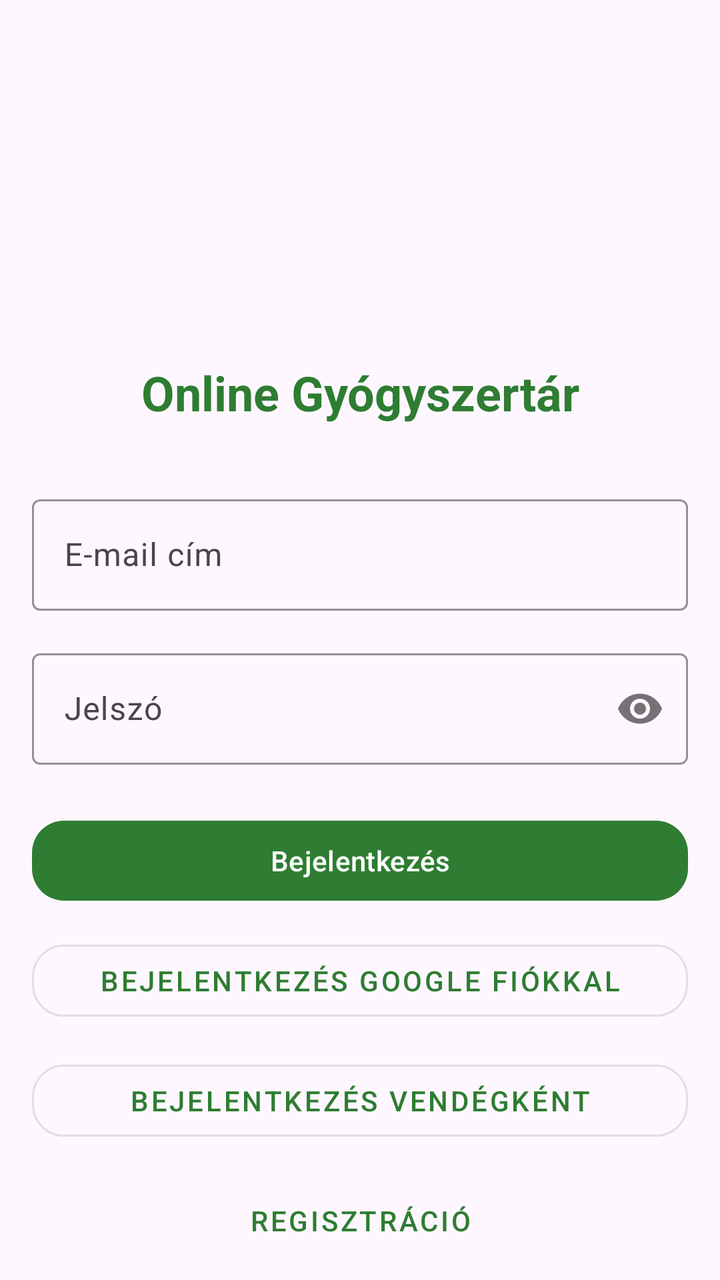
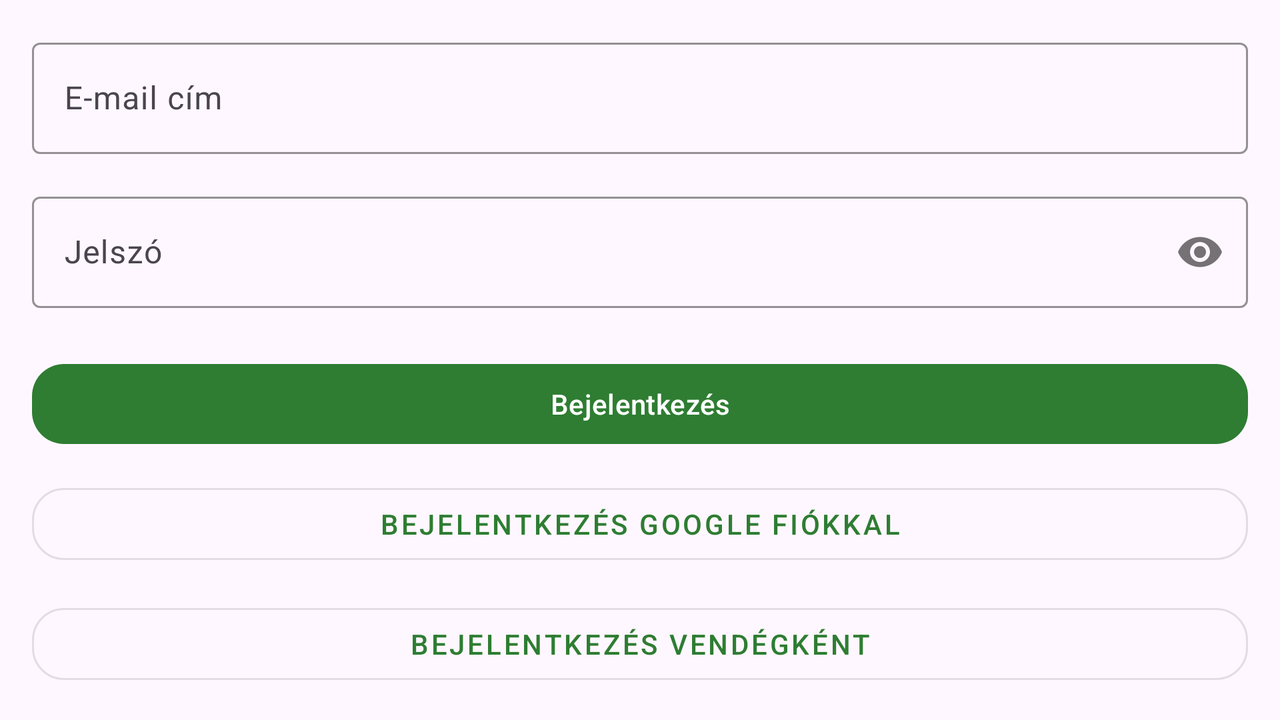

One screen, two layout resources from the same app: the default and the repository's alternative for another configuration. Each is rendered where Android would select it; the XML of both is given below.
<!-- AndroidManifest.xml: application theme Theme.Betaprojekt -->
<!-- res/layout/activity_main.xml -->
<?xml version="1.0" encoding="utf-8"?>
<androidx.constraintlayout.widget.ConstraintLayout xmlns:android="http://schemas.android.com/apk/res/android"
    xmlns:app="http://schemas.android.com/apk/res-auto"
    xmlns:tools="http://schemas.android.com/tools"
    xmlns:material="http://schemas.android.com/apk/res-auto"
    android:id="@+id/main"
    android:layout_width="match_parent"
    android:layout_height="match_parent"
    tools:context=".MainActivity"
    android:padding="16dp">

    <ImageView
        android:id="@+id/logo"
        android:layout_width="100dp"
        android:layout_height="100dp"
        android:src="@drawable/pharmacy"
        android:contentDescription="@string/logo"
        app:layout_constraintTop_toTopOf="parent"
        app:layout_constraintStart_toStartOf="parent"
        app:layout_constraintEnd_toEndOf="parent"
        android:layout_marginTop="48dp"
        android:elevation="4dp"
        android:scaleType="centerInside" />

    
    <TextView
        android:id="@+id/titleText"
        android:layout_width="wrap_content"
        android:layout_height="wrap_content"
        android:text="@string/cim"
        android:textSize="24sp"
        android:textStyle="bold"
        android:textColor="#2E7D32"
        app:layout_constraintTop_toBottomOf="@id/logo"
        app:layout_constraintStart_toStartOf="parent"
        app:layout_constraintEnd_toEndOf="parent"
        android:layout_marginTop="16dp" />

    <com.google.android.material.textfield.TextInputLayout
        android:id="@+id/inputUsername"
        android:layout_width="0dp"
        android:layout_height="wrap_content"
        android:hint="@string/email"
        app:boxStrokeColor="#2E7D32"
        android:layout_marginTop="32dp"
        app:layout_constraintTop_toBottomOf="@id/titleText"
        app:layout_constraintStart_toStartOf="parent"
        app:layout_constraintEnd_toEndOf="parent">

        <com.google.android.material.textfield.TextInputEditText
            android:id="@+id/EditTextUserName"
            android:layout_width="match_parent"
            android:layout_height="wrap_content"
            android:inputType="textEmailAddress" />
    </com.google.android.material.textfield.TextInputLayout>

    
    <com.google.android.material.textfield.TextInputLayout
        android:id="@+id/inputPassword"
        android:layout_width="0dp"
        android:layout_height="wrap_content"
        android:hint="@string/password"
        app:passwordToggleEnabled="true"
        app:boxStrokeColor="#2E7D32"
        android:layout_marginTop="16dp"
        app:layout_constraintTop_toBottomOf="@id/inputUsername"
        app:layout_constraintStart_toStartOf="parent"
        app:layout_constraintEnd_toEndOf="parent">

        <com.google.android.material.textfield.TextInputEditText
            android:id="@+id/EditTextPassword"
            android:layout_width="match_parent"
            android:layout_height="wrap_content"
            android:inputType="textPassword" />
    </com.google.android.material.textfield.TextInputLayout>

    <com.google.android.material.button.MaterialButton
        android:id="@+id/LoginButton"
        android:layout_width="0dp"
        android:layout_height="wrap_content"
        android:text="@string/login"
        android:onClick="login"
        app:cornerRadius="16dp"
        app:iconTint="@android:color/white"
        android:layout_marginTop="24dp"
        app:backgroundTint="#2E7D32"
        android:textColor="@android:color/white"
        app:layout_constraintTop_toBottomOf="@id/inputPassword"
        app:layout_constraintStart_toStartOf="parent"
        app:layout_constraintEnd_toEndOf="parent" />

    
    <com.google.android.material.button.MaterialButton
        android:id="@+id/loginwithGoogle"
        android:layout_width="0dp"
        android:layout_height="wrap_content"
        android:text="@string/loginwithGoogle"
        android:onClick="loginWithGoogle"
        app:iconPadding="8dp"
        app:cornerRadius="16dp"
        android:textColor="#2E7D32"
        style="@style/Widget.MaterialComponents.Button.OutlinedButton"
        android:layout_marginTop="12dp"
        app:layout_constraintTop_toBottomOf="@id/LoginButton"
        app:layout_constraintStart_toStartOf="parent"
        app:layout_constraintEnd_toEndOf="parent" />

    <com.google.android.material.button.MaterialButton
        android:id="@+id/loginAsGuest"
        android:layout_width="0dp"
        android:layout_height="wrap_content"
        android:text="@string/loginAsGuest"
        android:onClick="loginAsGuest"
        app:cornerRadius="16dp"
        style="@style/Widget.MaterialComponents.Button.OutlinedButton"
        android:textColor="#2E7D32"
        android:layout_marginTop="12dp"
        app:layout_constraintTop_toBottomOf="@id/loginwithGoogle"
        app:layout_constraintStart_toStartOf="parent"
        app:layout_constraintEnd_toEndOf="parent" />

    <com.google.android.material.button.MaterialButton
        android:id="@+id/RegisterButton"
        android:layout_width="0dp"
        android:layout_height="wrap_content"
        android:text="@string/register"
        android:onClick="register"
        app:cornerRadius="16dp"
        style="@style/Widget.MaterialComponents.Button.TextButton"
        android:textColor="#2E7D32"
        android:layout_marginTop="12dp"
        app:layout_constraintTop_toBottomOf="@id/loginAsGuest"
        app:layout_constraintStart_toStartOf="parent"
        app:layout_constraintEnd_toEndOf="parent" />

</androidx.constraintlayout.widget.ConstraintLayout>
<!-- resources referenced by this layout -->
<resources>
  <string name="cim">Online Gyógyszertár</string>
  <string name="email">E-mail cím</string>
  <string name="login">Bejelentkezés</string>
  <string name="loginAsGuest">Bejelentkezés vendégként</string>
  <string name="loginwithGoogle">Bejelentkezés Google fiókkal</string>
  <string name="logo">Gyógyszertár logó</string>
  <string name="password">Jelszó</string>
  <string name="register">Regisztráció</string>
  <style name="Theme.Betaprojekt" parent="Base.Theme.Betaprojekt" />
  <style name="Base.Theme.Betaprojekt" parent="Theme.Material3.DayNight.NoActionBar">
      </style>
</resources>
<!-- res/layout-land/activity_main.xml (the repository's variant of the layout above) -->
<!-- drawn on the phone turned sideways -->
<?xml version="1.0" encoding="utf-8"?>
<androidx.constraintlayout.widget.ConstraintLayout xmlns:android="http://schemas.android.com/apk/res/android"
    xmlns:app="http://schemas.android.com/apk/res-auto"
    xmlns:tools="http://schemas.android.com/tools"
    xmlns:material="http://schemas.android.com/apk/res-auto"
    android:id="@+id/main"
    android:layout_width="match_parent"
    android:layout_height="match_parent"
    tools:context=".MainActivity"
    android:padding="16dp">

    <com.google.android.material.textfield.TextInputLayout
        android:id="@+id/inputUsername"
        android:layout_width="0dp"
        android:layout_height="wrap_content"
        android:hint="@string/email"
        app:boxStrokeColor="#2E7D32"
        android:layout_marginTop="32dp"
        app:layout_constraintStart_toStartOf="parent"
        app:layout_constraintEnd_toEndOf="parent"
        tools:ignore="MissingConstraints">

        <com.google.android.material.textfield.TextInputEditText
            android:id="@+id/EditTextUserName"
            android:layout_width="match_parent"
            android:layout_height="wrap_content"
            android:inputType="textEmailAddress" />
    </com.google.android.material.textfield.TextInputLayout>

    <com.google.android.material.textfield.TextInputLayout
        android:id="@+id/inputPassword"
        android:layout_width="0dp"
        android:layout_height="wrap_content"
        android:hint="@string/password"
        app:passwordToggleEnabled="true"
        app:boxStrokeColor="#2E7D32"
        android:layout_marginTop="16dp"
        app:layout_constraintTop_toBottomOf="@id/inputUsername"
        app:layout_constraintStart_toStartOf="parent"
        app:layout_constraintEnd_toEndOf="parent">

        <com.google.android.material.textfield.TextInputEditText
            android:id="@+id/EditTextPassword"
            android:layout_width="match_parent"
            android:layout_height="wrap_content"
            android:inputType="textPassword" />
    </com.google.android.material.textfield.TextInputLayout>

    <com.google.android.material.button.MaterialButton
        android:id="@+id/LoginButton"
        android:layout_width="0dp"
        android:layout_height="wrap_content"
        android:text="@string/login"
        android:onClick="login"
        app:cornerRadius="16dp"
        app:iconTint="@android:color/white"
        android:layout_marginTop="24dp"
        app:backgroundTint="#2E7D32"
        android:textColor="@android:color/white"
        app:layout_constraintTop_toBottomOf="@id/inputPassword"
        app:layout_constraintStart_toStartOf="parent"
        app:layout_constraintEnd_toEndOf="parent" />

    <com.google.android.material.button.MaterialButton
        android:id="@+id/loginwithGoogle"
        android:layout_width="0dp"
        android:layout_height="wrap_content"
        android:text="@string/loginwithGoogle"
        android:onClick="loginWithGoogle"
        app:iconPadding="8dp"
        app:cornerRadius="16dp"
        android:textColor="#2E7D32"
        style="@style/Widget.MaterialComponents.Button.OutlinedButton"
        android:layout_marginTop="12dp"
        app:layout_constraintTop_toBottomOf="@id/LoginButton"
        app:layout_constraintStart_toStartOf="parent"
        app:layout_constraintEnd_toEndOf="parent" />

    <com.google.android.material.button.MaterialButton
        android:id="@+id/loginAsGuest"
        android:layout_width="0dp"
        android:layout_height="wrap_content"
        android:text="@string/loginAsGuest"
        android:onClick="loginAsGuest"
        app:cornerRadius="16dp"
        style="@style/Widget.MaterialComponents.Button.OutlinedButton"
        android:textColor="#2E7D32"
        android:layout_marginTop="12dp"
        app:layout_constraintTop_toBottomOf="@id/loginwithGoogle"
        app:layout_constraintStart_toStartOf="parent"
        app:layout_constraintEnd_toEndOf="parent" />

    <com.google.android.material.button.MaterialButton
        android:id="@+id/RegisterButton"
        android:layout_width="0dp"
        android:layout_height="wrap_content"
        android:text="@string/register"
        android:onClick="register"
        app:cornerRadius="16dp"
        style="@style/Widget.MaterialComponents.Button.TextButton"
        android:textColor="#2E7D32"
        android:layout_marginTop="12dp"
        app:layout_constraintTop_toBottomOf="@id/loginAsGuest"
        app:layout_constraintStart_toStartOf="parent"
        app:layout_constraintEnd_toEndOf="parent" />

</androidx.constraintlayout.widget.ConstraintLayout>
<!-- resources referenced by the variant -->
<!-- as the phone turned sideways resolves them -->
<resources>
  <string name="email">E-mail cím</string>
  <string name="login">Bejelentkezés</string>
  <string name="loginAsGuest">Bejelentkezés vendégként</string>
  <string name="loginwithGoogle">Bejelentkezés Google fiókkal</string>
  <string name="password">Jelszó</string>
  <string name="register">Regisztráció</string>
  <style name="Theme.Betaprojekt" parent="Base.Theme.Betaprojekt" />
  <style name="Base.Theme.Betaprojekt" parent="Theme.Material3.DayNight.NoActionBar">
      </style>
</resources>
